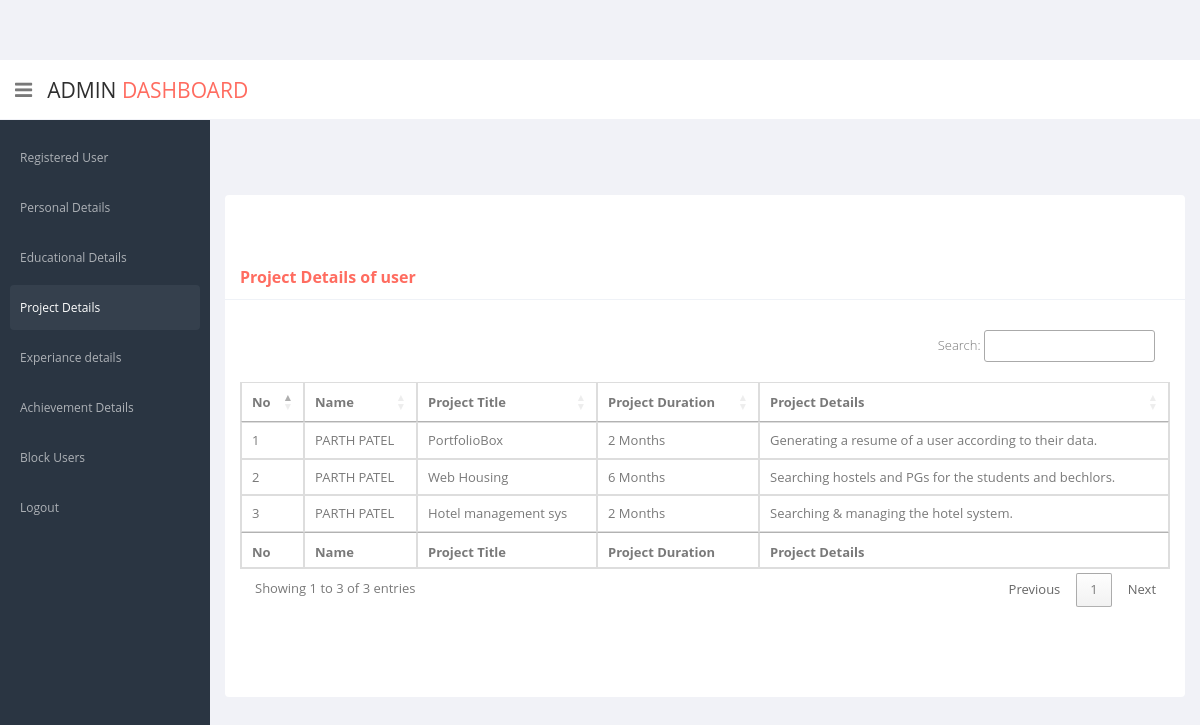
/project_details.php (signed in), run on the app's committed database.
### tables this page shows
CREATE TABLE `project_detail` (
  `p_id` int(5) NOT NULL,
  `p_title` varchar(20) NOT NULL COMMENT 'Project Title',
  `p_dur` varchar(10) NOT NULL COMMENT 'Duration',
  `p_desc` varchar(1000) NOT NULL COMMENT 'Description',
  `reg_id` int(5) NOT NULL
);

CREATE TABLE `reg_details` (
  `reg_id` int(5) NOT NULL,
  `reg_name` varchar(20) NOT NULL,
  `reg_email` varchar(50) NOT NULL,
  `reg_passwd` varchar(200) NOT NULL,
  `reg_date` datetime DEFAULT current_timestamp(),
  `login_status` int(2) NOT NULL DEFAULT 0,
  `block_status` int(2) NOT NULL
);

### project_details.php (the view, shortened to what this page needs)
<?php
    include ("connection.php");
?>
<!DOCTYPE html>
<html lang="en">
<head>
    <link href="css/bootstrap.min.css" rel="stylesheet">
    <link href="css/bootstrap-reset.css" rel="stylesheet">
    <link href="assets/font-awesome/css/font-awesome.css" rel="stylesheet" />
    <link href="assets/jquery-easy-pie-chart/jquery.easy-pie-chart.css" rel="stylesheet" type="text/css" media="screen"/>
    <link rel="stylesheet" href="css/owl.carousel.css" type="text/css">
      <link href="css/slidebars.css" rel="stylesheet">
    <link href="css/style.css" rel="stylesheet">
    <link href="css/style-responsive.css" rel="stylesheet" />
    <link rel="stylesheet" type="text/css" href="https://cdn.datatables.net/1.10.24/css/jquery.dataTables.min.css">
    <link rel="stylesheet" type="text/css" href="https://cdn.datatables.net/autofill/2.3.5/css/autoFill.dataTables.min.css">
    <link rel="stylesheet" type="text/css" href="https://cdn.datatables.net/buttons/1.7.0/css/buttons.dataTables.min.css">
    <link rel="stylesheet" type="text/css" href="https://cdn.datatables.net/colreorder/1.5.3/css/colReorder.dataTables.min.css">
    <link rel="stylesheet" type="text/css" href="https://cdn.datatables.net/fixedcolumns/3.3.2/css/fixedColumns.dataTables.min.css">
    <link rel="stylesheet" type="text/css" href="https://cdn.datatables.net/fixedheader/3.1.8/css/fixedHeader.dataTables.min.css">
    <link rel="stylesheet" type="text/css" href="https://cdn.datatables.net/keytable/2.6.1/css/keyTable.dataTables.min.css">
    <link rel="stylesheet" type="text/css" href="https://cdn.datatables.net/responsive/2.2.7/css/responsive.dataTables.min.css">
    <link rel="stylesheet" type="text/css" href="https://cdn.datatables.net/rowgroup/1.1.2/css/rowGroup.dataTables.min.css">
    <link rel="stylesheet" type="text/css" href="https://cdn.datatables.net/rowreorder/1.2.7/css/rowReorder.dataTables.min.css">
    <link rel="stylesheet" type="text/css" href="https://cdn.datatables.net/scroller/2.0.3/css/scroller.dataTables.min.css">
    <link rel="stylesheet" type="text/css" href="https://cdn.datatables.net/searchbuilder/1.0.1/css/searchBuilder.dataTables.min.css">
    <link rel="stylesheet" type="text/css" href="https://cdn.datatables.net/searchpanes/1.2.1/css/searchPanes.dataTables.min.css">
    <link rel="stylesheet" type="text/css" href="https://cdn.datatables.net/select/1.3.3/css/select.dataTables.min.css">
  </head>
  <body>
  <section id="container" >
      <header class="header white-bg">
              <div class="sidebar-toggle-box">
                  <div class="fa fa-bars tooltips" data-placement="right" data-original-title="Toggle Navigation"></div>
              </div>
            <a href="register_user.php" class="logo">Admin<span> Dashboard</span></a>
        </header>
      <aside>
          <div id="sidebar"  class="nav-collapse ">
              <ul class="sidebar-menu" id="nav-accordion">
                  <li class="sub-menu">
                      <a href="register_user.php">
                          <span>Registered User</span>
                      </a>
                  </li>
                  <li class="sub-menu">
                      <a href="personal_details.php">
                          <span>Personal Details</span>
                      </a>
                  </li>
                  <li class="sub-menu">
                      <a href="educational_details.php">
                          <span>Educational Details</span>
                      </a>
                  </li>
                  <li class="sub-menu">
                      <a href="project_details.php" class="active">
                          <span>Project Details</span>
                      </a>
                  </li>
                  <li class="sub-menu">
                      <a href="experiance_details.php" >
                          <span>Experiance details</span>
                      </a>
                  </li>
                  <li class="sub-menu">
                      <a href="achievement_details.php" >
                          <span>Achievement Details</span>
                      </a>
                  </li>
                  <li class="sub-menu">
                      <a href="block_users.php" >
                          <span>Block Users</span>
                      </a>
                  </li>
                  <li class="sub-menu">
                      <a href="logout.php" >
                          <span>Logout</span>
                      </a>
                  </li>
              </ul>
          </div>
      </aside>
      <section id="main-content">
          <section class="wrapper">
            <section class="panel">
                <header class="panel-heading text-danger"><b>Project Details of user</b></header>
                <div class="panel-body">
                    <table class="table table-bordered" id="pdDT">
                        <thead>
                            <tr>
                              <th>No</th>
                              <th>Name</th>
                              <th>Project Title</th>
                              <th>Project Duration</th>
                              <th>Project Details</th>
                            </tr>
                        </thead>
                        <tbody>
                            <?php
                              $q1 = "select * from project_detail pd,reg_details rd where pd.reg_id=rd.reg_id order by reg_name asc";
                              $result = $con->query($q1);
                              $count=1;
                              if ($result->num_rows > 0) {
                                while($row = $result->fetch_assoc()) {
                            ?>
                            <?php
                                if($row['block_status']==0){
                            ?>
                            <tr>
                                <td><?php echo $count; ?></td>
                                <td><?php echo strtoupper($row['reg_name']); ?></td>
                                <td><?php echo $row['p_title']; ?></td>
                                <td><?php echo $row['p_dur']; ?></td>
                                <td><?php echo $row['p_desc']; ?></td>
                            </tr>
                            <?php } ?>
                          <?php $count++; }} ?>
                        </tbody>
                        <tfoot>
                             <tr>
                              <th>No</th>
                              <th>Name</th>
                              <th>Project Title</th>
                              <th>Project Duration</th>
                              <th>Project Details</th>
                            </tr>
                        </tfoot>
                  </table>
                </div>
            </section>
          </section>
      </section>
  </section>
  </body>
</html>

### data on the page
project_detail: reg.reg_name "PARTH PATEL", p_title "PortfolioBox", p_dur "2 Months", p_desc "Generating a resume of a user according to their data."
project_detail: reg.reg_name "PARTH PATEL", p_title "Web Housing", p_dur "6 Months", p_desc "Searching hostels and PGs for the students and bechlors."
project_detail: reg.reg_name "PARTH PATEL", p_title "Hotel management sys", p_dur "2 Months", p_desc "Searching & managing the hotel system."
